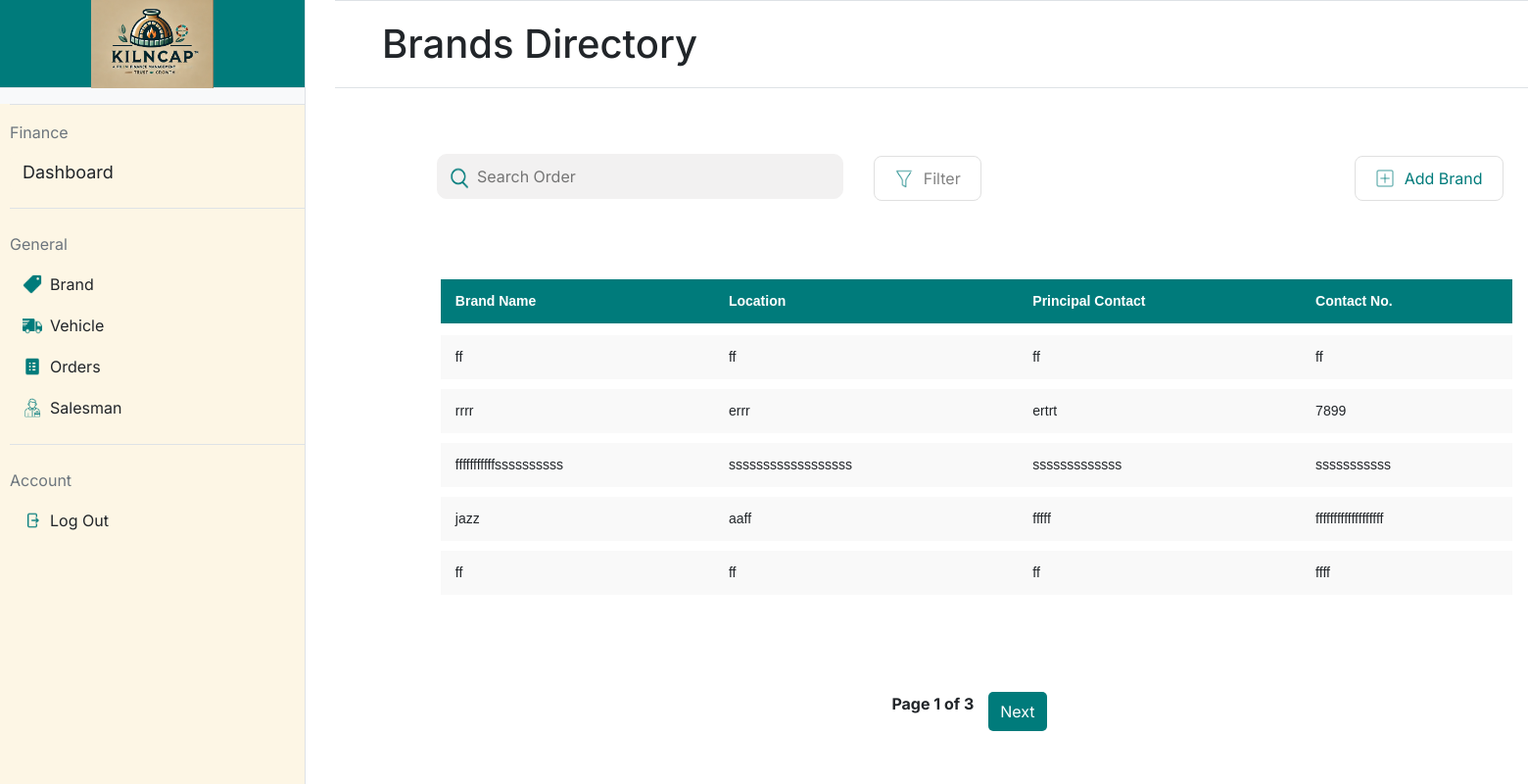
The page /brand on the database its author committed.
### app.py (models this page shows, shortened)
class Brand(db.Model):
    __tablename__ = 'brands'
    id = db.Column(db.Integer, primary_key=True, autoincrement=True)
    name = db.Column(db.String(30), nullable=False)
    location = db.Column(db.String(100), nullable=False)
    contact_no = db.Column(db.String(12), unique=True, nullable=False)
    principal_contact = db.Column(db.String(12), nullable=False)
    brick_types = db.relationship('BrickType', backref='brand', cascade="all, delete-orphan")

### app.py (the view)
@app.route('/brand', methods=['GET'])
def brand():
    page = request.args.get('page', 1, type=int)  # Get the current page number from the URL query parameter
    per_page = 5  # Number of brands to display per page
    brands_paginated = Brand.query.paginate(page=page, per_page=per_page)  # Query the brands with pagination
    return render_template('brand.html', brands=brands_paginated.items, pagination=brands_paginated)

### templates/brand.html (shortened to what this page needs)
{% extends "base.html" %}
{% block title %}
<link rel="stylesheet" href="static/brand.css">
{% endblock %}
{% block mainheading %}
Brands Directory
{% endblock %}
{% block maincontent %}
<div>
    <table style="padding-left: 5.5%;">
        <form action="{{ url_for('brand_list_buttons') }}" method="post">
            <td style="width:40%; padding-left: 85px;">
                    <div style="position: relative; width: 100%;">
                        <img src="/static/icons/search-icon.png"
                             alt="Search Icon"
                             style="position: absolute; left: 7px; top: 60%; transform: translateY(-50%); width: 30px; height: 30px;">
                        <input type="text"
                               placeholder="Search Order"
                               style="width: 100%; padding-left: 40px;">
                    </div>
                </td>
            <td style="width:10%;padding-left: 30px;padding-top:15px">
                <button class="styled-button" name="button"
                    value="filter_brand">
                    <img src="/static/icons/filter-icon.png" alt="Icon"
                        class="button-icon">
                    Filter
                </button>
            </td>
            <td style="padding-left: 380px;padding-top:15px">
                <button class="styled-button" name="button" value="add_brand">
                    <img src="/static/icons/add-icon.png" alt="Icon"
                        class="button-icon">
                    <div style="color:#007B7B">Add Brand</div>
                </button>
            </td>
        </form>
    </table>
    <div style="padding: 5.5%;">
        <table class="styled-table"
            style="padding-left: 20px; width: 100%; border-collapse: separate; border-spacing: 0 10px;">
            <thead>
                <tr>
                    <th>Brand Name</th>
                    <th>Location</th>
                    <th>Principal Contact</th>
                    <th>Contact No.</th>
                </tr>
            </thead>
            <tbody>
                {% for brand in brands %}
                <tr
                    data-url="{{ url_for('brand_details', brand_id=brand.id) }}"
                    onclick="redirectToDetails(this)" style="cursor: pointer;">
                    <td>{{ brand.name }}</td>
                    <td>{{ brand.location }}</td>
                    <td>{{ brand.principal_contact }}</td>
                    <td>{{ brand.contact_no }}</td>
                </tr>
                {% endfor %}
            </tbody>
        </table>
    </div>
    <div class="pagination">
        <span>Page {{ pagination.page }} of {{ pagination.pages }}</span>
        {% if pagination.has_next %}
        <a href="{{ url_for('brand', page=pagination.next_num) }}">Next</a>
        {% endif %}
    </div>
</div>
{% endblock %}

### static/styles.css (style rules this page uses)
body { font-family:'Inter'; margin: 0; height: 100vh; display: flex; }
input[type="text"], input[type="password"] { width: 100%; padding: 10px; margin-top: 10px; background-color:#F2F1F1 ; border: 1px solid #F2F1F1; border-radius: 10px; }

### static/brand.css (style rules this page uses)
body { font-family: "Inter"; margin: 0; height: 100vh; display: flex; }
.styled-button { display: flex; align-items: center; padding: 10px 20px; font-size: 16px; background-color: #ffffff; color: #828282; border: 1px #e0e0e0 solid; border-radius: 8px; cursor: pointer; outline: none; }
.button-icon { height: 20px; margin-right: 10px; }
.styled-table { width: 500px; border-collapse: separate; border-spacing: 0 10px; font-family: Arial, sans-serif; font-size: 14px; }
.styled-table thead tr { background-color: #007b7b; color: white; text-align: left; height: 40px; }
.styled-table th, .styled-table td { padding: 12px 15px; }
.styled-table tbody tr { background-color: #f9f9f9; border-bottom: 1px solid #dddddd; }
.styled-table tbody tr:last-of-type { border-bottom: none; }
.styled-table th { border-bottom: 2px solid white; font-weight: bold; }
.pagination { display: flex; justify-content: center; margin: 20px 0; }
.pagination a { margin: 0 5px; padding: 8px 12px; text-decoration: none; color: white; background-color: #007b7b; border-radius: 5px; }
.pagination span { margin: 0 10px; font-weight: bold; }

### rows shown on the page
Brand: name "ff", location "ff", principal_contact "ff", contact_no "ff"
Brand: name "rrrr", location "errr", principal_contact "ertrt", contact_no "7899"
Brand: name "fffffffffffssssssssss", location "ssssssssssssssssss", principal_contact "sssssssssssss", contact_no "sssssssssss"
Brand: name "jazz", location "aaff", principal_contact "fffff", contact_no "fffffffffffffffffff"
Brand: name "ff", location "ff", principal_contact "ff", contact_no "ffff"

### other values the page prints
{{ pagination.page }} "1"
{{ pagination.pages }} "3"
